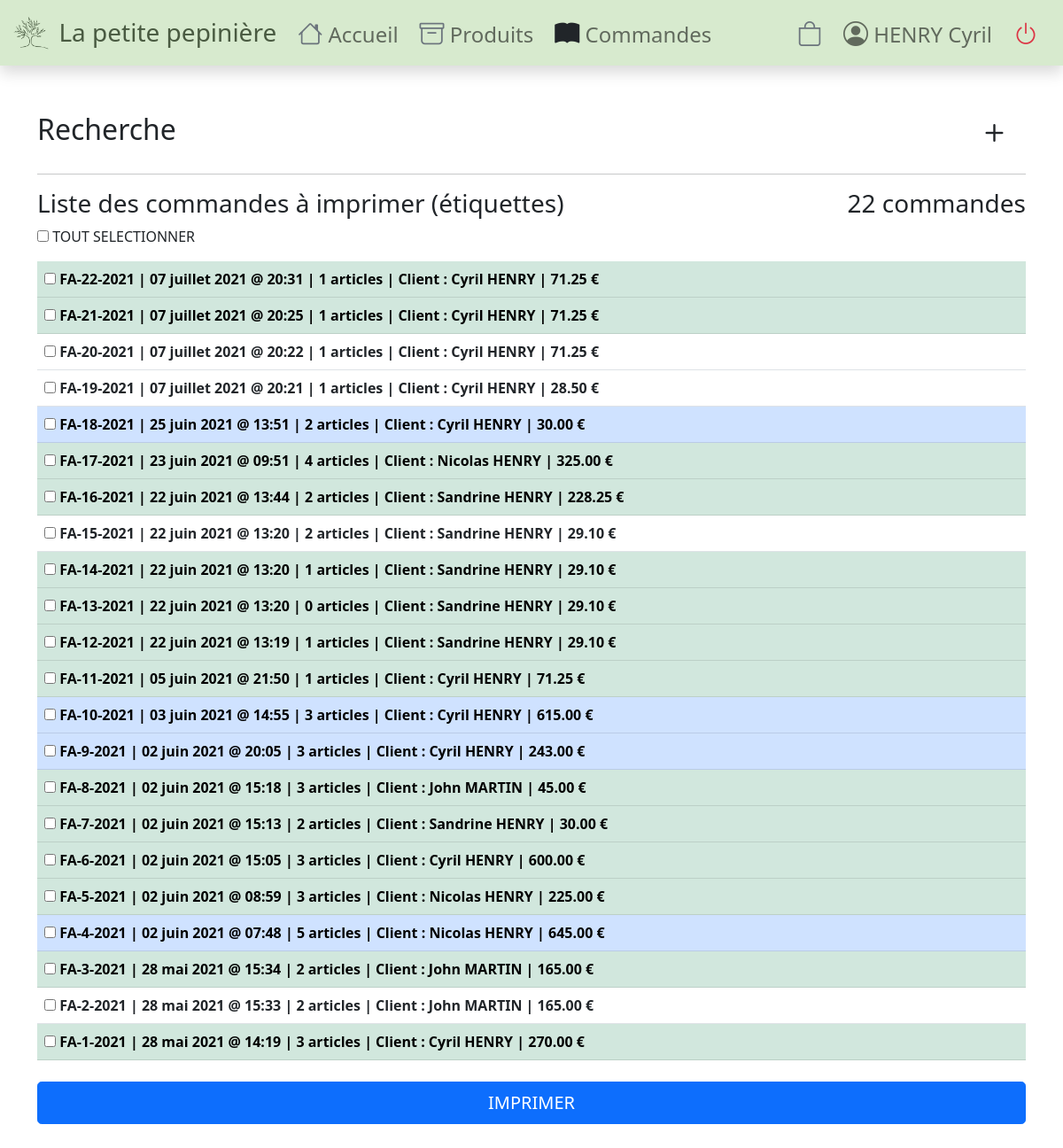
The app's page /order/etiquettes/ (signed in), older data.
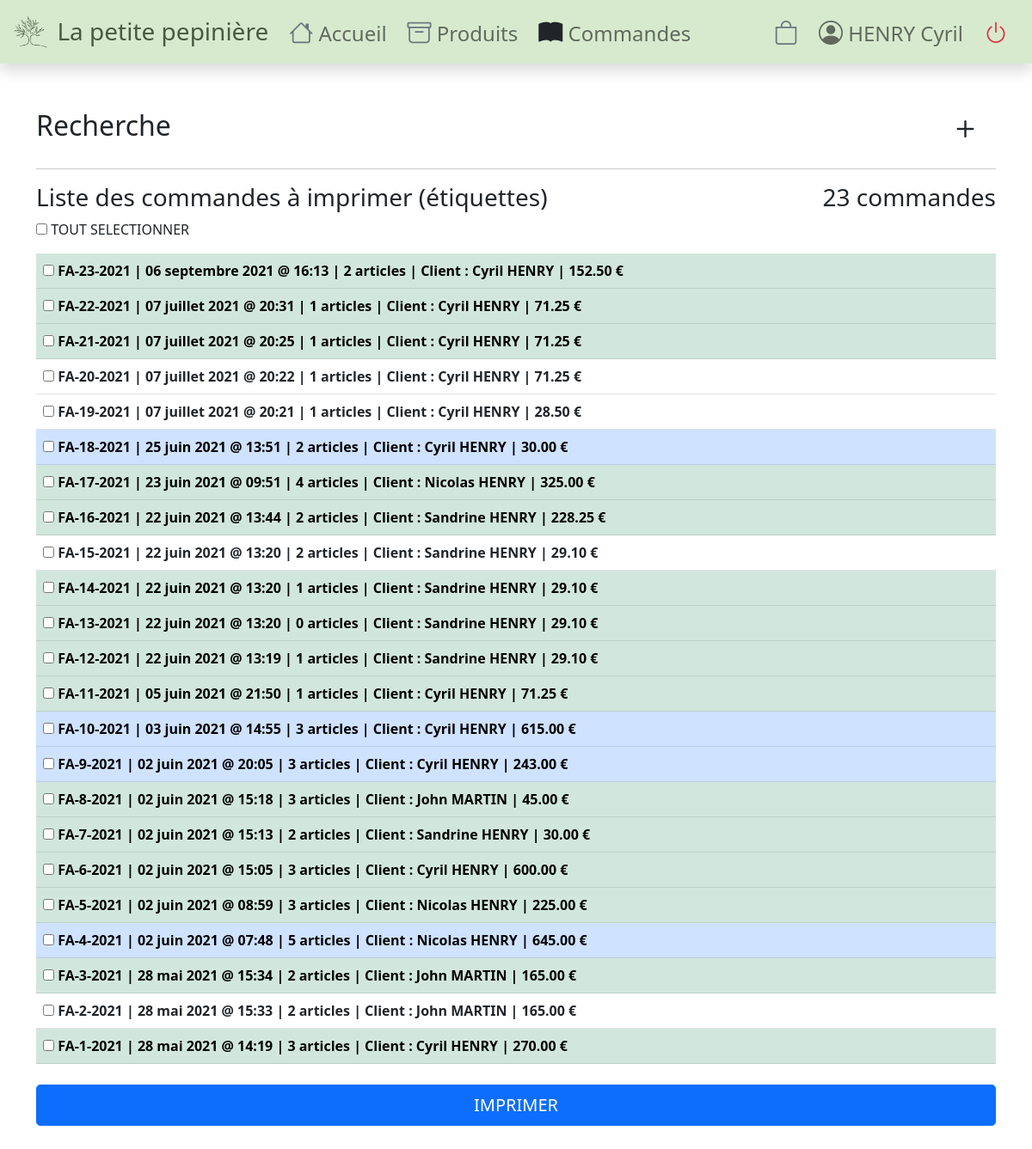
The same page, newer data.
### order/models.py (models this page shows, shortened)
class Commande(models.Model):
    objects = models.Manager()
    date = models.DateTimeField(auto_now_add=True)
    client = models.ForeignKey(Client, related_name='commande', on_delete=models.CASCADE)
    remise = models.DecimalField(max_digits=5, decimal_places=2, default=0)
    statut = models.ForeignKey(Statut, related_name='commande', on_delete=models.CASCADE)
    total = models.DecimalField(max_digits=10, decimal_places=2, default=0)
    date_update = models.DateTimeField(auto_now=True)
    tva = models.DecimalField(max_digits=10, decimal_places=2, default=10.00, blank=True)
    frais = models.ForeignKey(Frais, related_name='commande', on_delete=models.SET_NULL, blank=True, null=True)
    fdp = models.DecimalField(max_digits=8, decimal_places=2, default=0)
    def montant_total(self):
        montant_remise = float(self.total) * float(self.remise) / 100
        montant_frais = 0
        if not self.frais is None:
            montant_frais = self.frais.prix
        somme = float(self.total) - float(montant_remise) + float(montant_frais)
        return somme
    def qte_item(self):
        items = Cartdb.objects.filter(commande=self)
        nb_item = len(items)
        return nb_item

class Client(models.Model):
    objects = models.Manager()
    nom = models.CharField(max_length=250, db_index=True, null=False, blank=False)
    prenom = models.CharField(max_length=250, db_index=True, null=False, blank=False)
    adresse = models.TextField(blank=True)
    cp = models.CharField(max_length=5, blank=True)
    ville = models.CharField(max_length=250, blank=True)
    tel = models.CharField(max_length=20, blank=True)
    mail = models.CharField(max_length=250, blank=False)
    commentaire = models.TextField(blank=True)
    remise = models.DecimalField(max_digits=5, decimal_places=2, default=0, blank=True)
    user = models.ForeignKey(User, related_name='client', on_delete=models.SET_NULL, blank=True, null=True)

class Frais(models.Model):
    objects = models.Manager()
    nom = models.CharField(max_length=250, db_index=True, null=False, blank=False)
    prix = models.DecimalField(max_digits=10, decimal_places=2, null=False)
    tva = models.DecimalField(max_digits=10, decimal_places=2, default=20.00)

### order/views.py (the view, shortened to what this page needs)
# urls.py: path('etiquettes/', views.order_etiquettes, name='order_etiquettes'),
@login_required
def order_etiquettes(request):
    date_before = request.POST.get('date_before')
    date_after = request.POST.get('date_after')
    client_request = request.POST.get('client_request')
    statut_request = request.POST.get('statut')
    variete_request = request.POST.get('variete')
    varietes_list = []
    all_orders = Commande.objects.all()
    for all_order in all_orders:
        items = Cartdb.objects.filter(commande=all_order)
        for item in items:
            if item.produit.variete not in varietes_list:
                varietes_list.append(item.produit.variete)
    varietes_list = sorted(varietes_list, key=lambda x: x.nom)
    if statut_request and statut_request != "All":
        statut_cmd = get_object_or_404(Statut, id=statut_request)
        orders_obj = Commande.objects.filter(statut=statut_cmd).order_by('-date')
        statut_request = int(statut_request)
    else:
        orders_obj = Commande.objects.filter(statut__isnull=False).order_by('-date')
    clients = Client.objects.all()
    statuts = Statut.objects.all()
    client_cmd = None
    statut_cmd = None
    commandes_list = []
    if date_after:
        orders_obj = orders_obj.filter(date__gte=datetime.strptime(date_after, '%Y-%m-%d'))
    if date_before:
        orders_obj = orders_obj.filter(date__lte=datetime.strptime(date_before, '%Y-%m-%d'))
    if client_request:
        client_cmd = get_object_or_404(Client, id=client_request)
        orders_obj = orders_obj.filter(client=client_cmd)
    orders_list = []
    for x in orders_obj:
        orders_list.append(x)
    if len(commandes_list) > 0:
        nouveau = set(orders_list).intersection(commandes_list)
        orders_list_objects = list(nouveau)
    else:
        orders_list_objects = orders_list
    context = {'client_cmd': client_cmd,
               'clients': clients,
               'orders_list': orders_list_objects,
               'date_after': date_after,
               'date_before': date_before,
               'statut_cmd': statut_cmd,
               'statut_request': statut_request,
               'statuts': statuts,
               'variete_request': variete_request,
               'varietes_list': varietes_list,
               'paginate': True
               }
    return render(request, 'order/etiquettes.html', context)

### pepiniere/templates/order/etiquettes.html (shortened to what this page needs)
{% extends 'onlineshop/base.html' %}
{% load static %}
{% block content %}
{% include 'order/search.html' %}
<div class="nav justify-content-between align-center">
    <div class="h3">Liste des commandes à imprimer (étiquettes)</div>
    <div class="h3" id="qty-find-order">{{ orders_list|length }} commandes</div>
</div>
<input type="checkbox" onClick="toggle(this)" /> TOUT SELECTIONNER <br/>
<form class="d-grid gap-2 my-3" method="POST" action="{% url 'order:print_etiquettes' %}" target="_blank">
    <table class="table">
        <tbody>
    {% for order in orders_list %}
        {% if order.statut.nom == "Annulée" %}
            <tr class=""><th scope="row">
        {% elif order.statut.nom == "Terminée" %}
            <tr class="table-success"><th scope="row table-success text-light">
        {% elif order.statut.nom == "Validée" %}
            <tr class="table-primary"><th scope="row table-primary text-light">
        {% else %}
            <tr class="table-success"><th scope="row table-warning">
        {% endif %}
            <input type="checkbox" name="checkorder" id="{{ order.id }}" value="{{ order.id }}">
            FA-{{ order.id }}-{{ order.date|date:'Y' }} | {{ order.date|date:'d F Y @ H:i' }} | {{ order.qte_item }} articles | Client : {{ order.client.prenom }} {{ order.client.nom }} | {{ order.montant_total|floatformat:"2" }} €</th>
        </tr>
    {% endfor %}
        </tbody>
    </table>
    {% if orders_list|length_is:"0" %}
    <div class="text-center">Aucune commande !</div>
    {% else %}
        <button type="submit" class="btn btn-lg btn-primary">IMPRIMER</button>
    {% endif %}
</form>
{% endblock %}

Row changes from the older to the newer data that the page shows:
added Commande: id "23", date "2021", date "06 septembre 2021 @ 16:13", qte_item "2", client.prenom "Cyril", client.nom "HENRY", montant_total "152.50"
Text that changed along with them:
{{ orders_list|length }}: "22" → "23"
